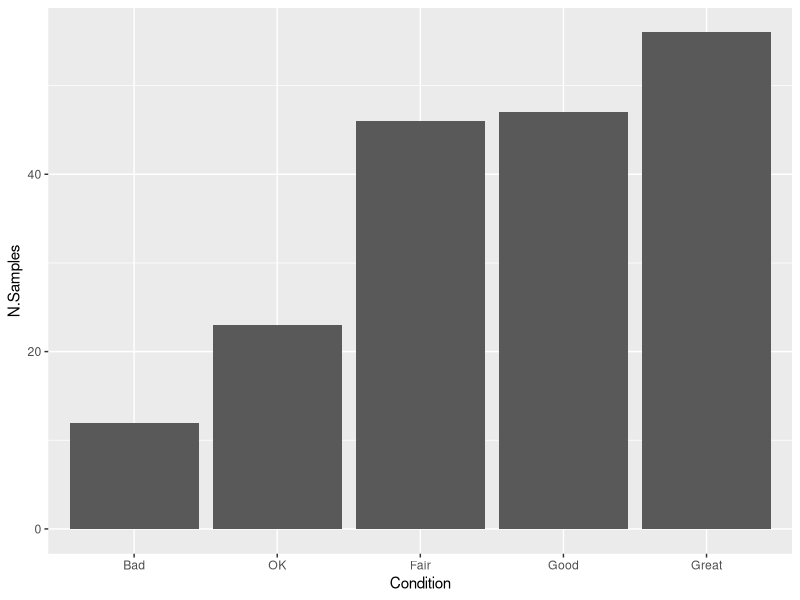
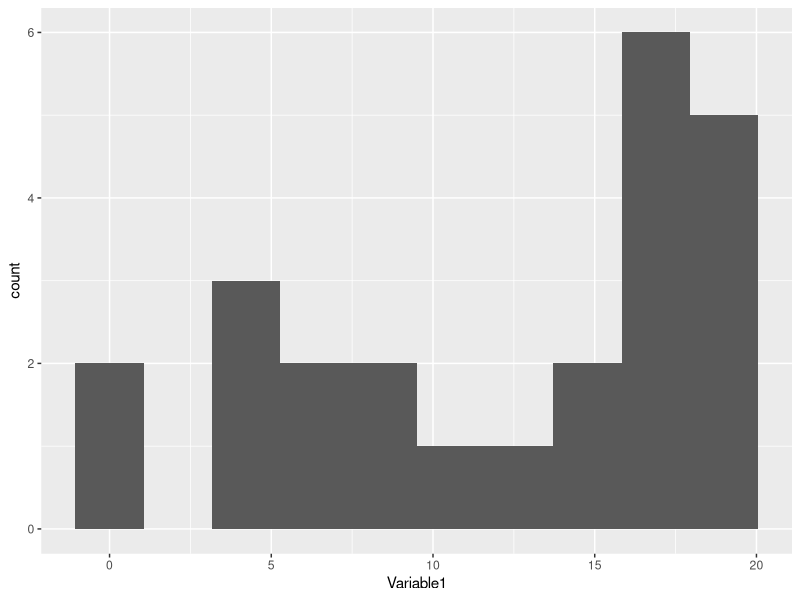
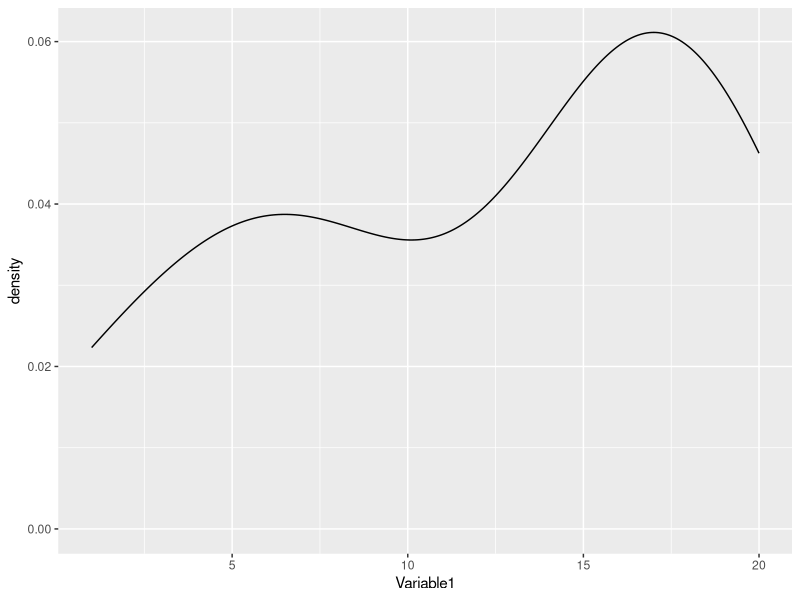
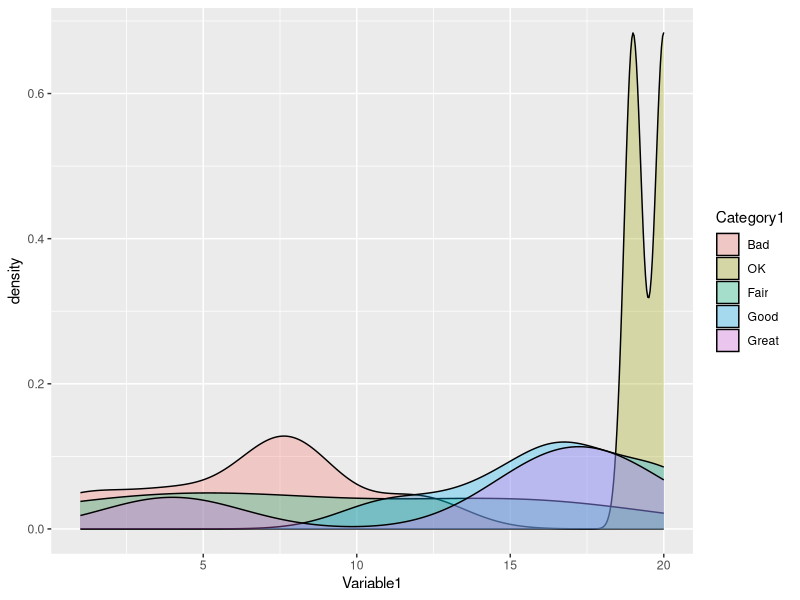
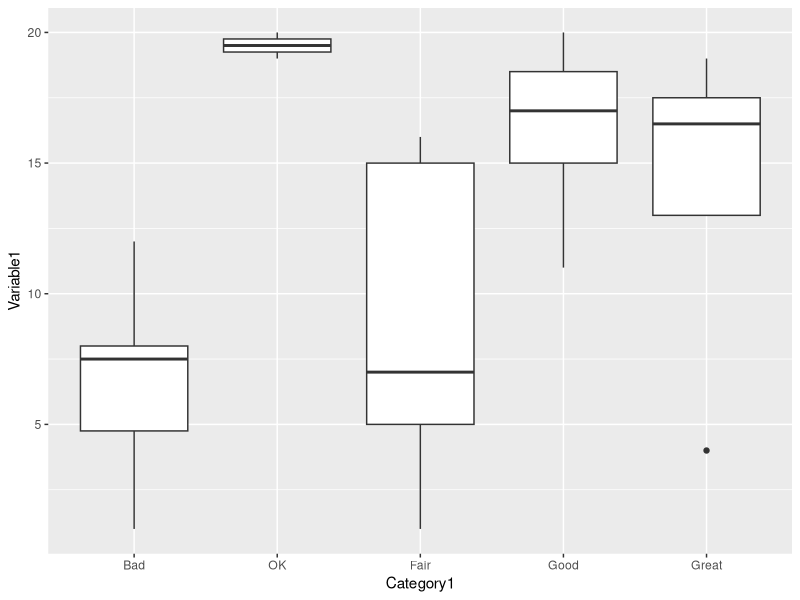
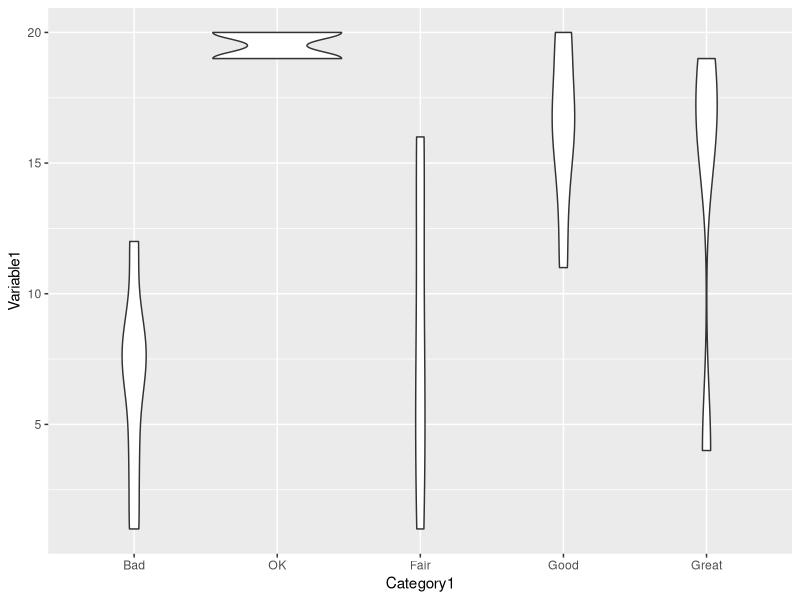
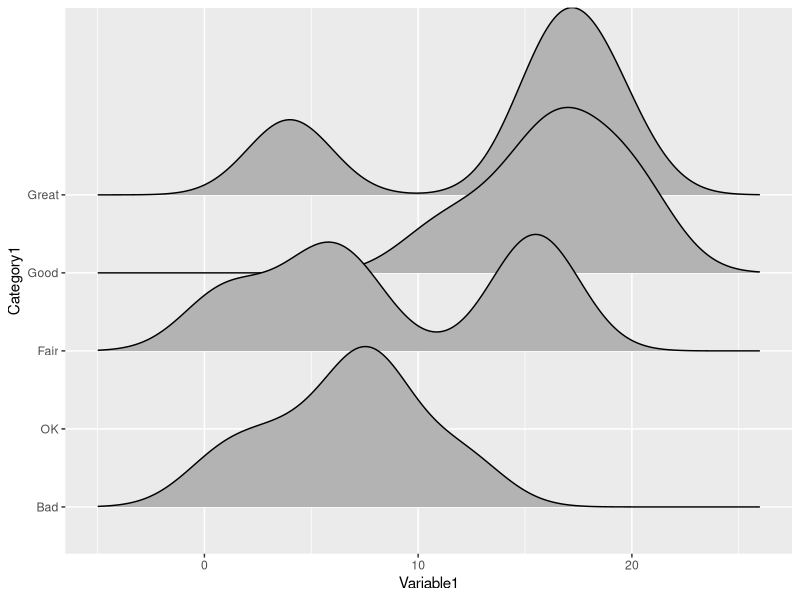
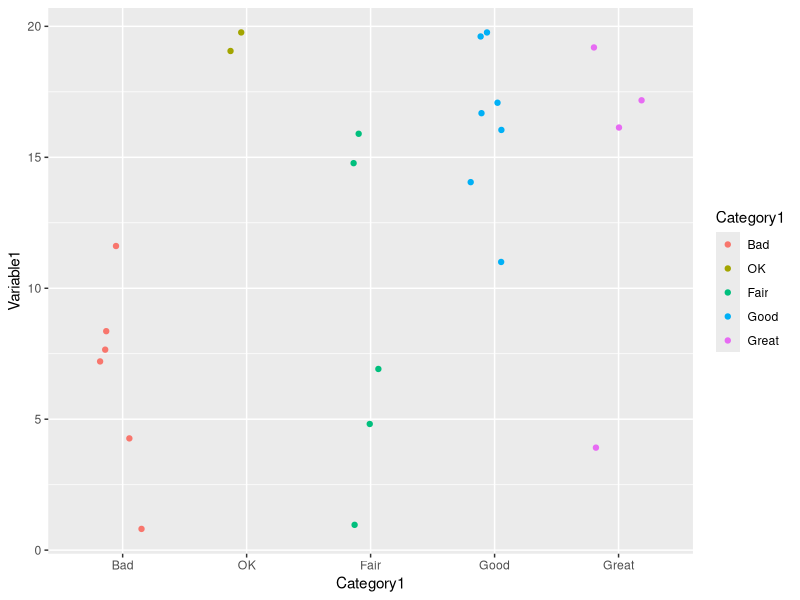

The R script that drew these images, in order:
# This script is designed to get us started learning how to make better plots

#Started by Stephanie K. Archer 4/6/2021

# here are some important resources:
# Fundamentals of Data Visualization by Claus O. Wilke: https://clauswilke.com/dataviz/introduction.html
# GGplot cookbook: http://www.cookbook-r.com/Graphs/
# GGplot cheatsheet: https://www.rstudio.com/wp-content/uploads/2015/03/ggplot2-cheatsheet.pdf

# First we should talk about the different types of variables.
# When it comes to plotting you can have two basic types of variables:
# discrete and continuous. I like the explanation from Claus Wilke's book

# "Continuous data values are values for which arbitrarily fine intermediates exist. 
# For example, time duration is a continuous value. Between any two durations, 
# say 50 seconds and 51 seconds, there are arbitrarily many intermediates, such as 50.5 seconds, 
# 50.51 seconds, 50.50001 seconds, and so on. 
# By contrast, number of persons in a room is a discrete value. 
# A room can hold 5 persons or 6, but not 5.5....
# Next we’ll consider the types of data we may want to represent in our visualization. 
# You may think of data as numbers, but numerical values are only two out of several types of data we may encounter. 
# In addition to continuous and discrete numerical values, data can come in the form of discrete categories, in the form of dates or times, and as text. 
# When data is numerical we also call it quantitative and when it is categorical we call it qualitative. 
# Variables holding qualitative data are factors, and the different categories are called levels. 
# The levels of a factor are most commonly without order (as in the example of “dog”, “cat”, “fish” in Table 2.1), but factors can also be ordered, 
# when there is an intrinsic order among the levels of the factor (as in the example of “good”, “fair”, “poor” in Table 2.1)."


# The type of plot that you chose to use is, in part, dependent on
# the types of  data that you want to display. This page from the Claus Wilke book is 
# very useful for showing you the types of plots that are possible for different
# types of data/information that you want to display: https://clauswilke.com/dataviz/directory-of-visualizations.html


# we are going to work through the basic types of plots then move on to how
# to improve their design.

# First, lets load  packages
library(tidyverse)
if(!require(lubridate))install.packages("lubridate");library(lubridate)

# lets make an example dataset to use for a bar plot
data1<- data.frame(Condition = factor(x = c("Bad","OK","Fair","Good","Great"),
                                      levels = c("Bad","OK","Fair","Good","Great")),
                   N.Samples = sample(1:100,5))


# now lets make a basic bar plot

ggplot(data = data1)+
  geom_bar(aes(x=Condition,y=N.Samples),stat = "identity")

# while there are a lot of ways we can improve the design of this plot, it does
# accurately convey our data in a relatively clear way. So it is a perfectly fine plot.

# Now lets make a larger dataset that has a few different types of variables

data2<-data.frame(Category1 = sample(factor(x = c("Bad","OK","Fair","Good","Great"),
                                     levels = c("Bad","OK","Fair","Good","Great")),24,replace = T),
                  Category2 = sample(c("dog","cat","bird","fish"),24,replace = T),
                  Variable1 = sample(1:20,24,replace = T),
                  Variable2 = sample(seq(0,10,.001),24),
                  DateVariable = seq.Date(from = ymd("2019-01-01"),to = ymd("2020-12-01"),"month"))

# now lets make some plots that show the distribution of a single variable

# first lets do a histogram
ggplot(data = data2)+
  geom_histogram(aes(x=Variable1),bins = 10) # play around with the bins number to see what that does

# there are other ways to look at the distribution of a single variable

ggplot(data = data2)+
  geom_density(aes(x=Variable1))

# you can used this type of plot to relatively easily compare the distribution of a 
# variable between categories. For example:

ggplot(data = data2)+
  geom_density(aes(x=Variable1,fill = Category1),alpha=.3)#the alpha here makes the 
# fills transparent do you can see through them. Try experimenting with it to see what
# changing the alpha value (can go between 0 and 1) does for your figure.

# another way to compare distributions between categories is boxplots

ggplot(data = data2)+
  geom_boxplot(aes(x = Category1,y = Variable1))

# these plots convey more information than the overlapping density plots. 
# the boxplots show information about the data in a succint way: https://towardsdatascience.com/understanding-boxplots-5e2df7bcbd51

# other plots are the violin plot:

ggplot(data = data2)+
  geom_violin(aes(x = Category1,y = Variable1))

# and ridgeline plots
if(!require(ggridges))install.packages("ggridges");library(ggridges)

ggplot(data = data2)+
  geom_density_ridges(aes(y=Category1, x=Variable1))


# another option is to just "see" all the datapoints

ggplot(data = data2)+
  geom_jitter(aes(x=Category1,y=Variable1,color = Category1),width=.2)

# now lets make a plot visualizing 2 conitnuous variables
# this is called a scatter plot

ggplot(data = data2)+
  geom_point(aes(x=Variable1,y=Variable2))

# now lets look at line plots. These are useful when there's an order to your x axis
# i.e., when your x axis is related to time

ggplot(data = data2)+
  geom_line(aes(x=DateVariable,y=Variable1))

# before we start looking at ways to make these plots prettier we need to talk about ways
# to convery more than 2 pieces of information with a plot. For example - lets
# say we want to see the relationship between variable1, variable2, and category 2
# we can do this using colors

ggplot(data = data2)+
  geom_point(aes(x=Variable1,y=Variable2,color=Category2))

# or by using facets
ggplot(data = data2)+
  geom_point(aes(x=Variable1,y=Variable2))+
  facet_wrap(~Category2)

# There's often multiple ways to display the same Lets say we want to
# look at how the value of Variable 2 varies depending on our two categories.
# one way we can do that is a slightly more complicated version of the boxplot

ggplot(data = data2)+
  geom_boxplot(aes(x=Category1,y=Variable2,fill=Category2))

# another way we can do this is with facets
ggplot(data = data2)+
  geom_boxplot(aes(x=Category1,y=Variable2))+
  facet_wrap(~Category2)

# or with a scatterplot (note I find this VERY hard to interpret)
ggplot(data = data2)+
  geom_jitter(aes(x=Category1,y=Variable2,color=Category2),width = .2)

# another way is to reorganize the data and make a heat map
data2%>%
  group_by(Category1,Category2)%>%
  summarize(mean.Variable2 = mean(Variable2))%>%
  ggplot()+
  geom_tile(aes(x=Category1,y=Category2,fill=mean.Variable2))
